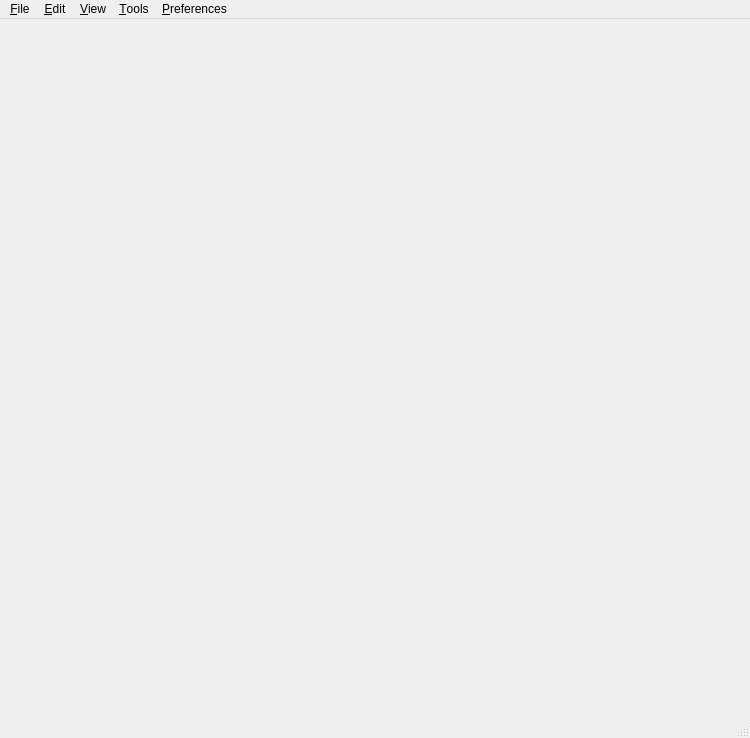
<?xml version="1.0" encoding="UTF-8"?>
<ui version="4.0">
 <class>MainWindow</class>
 <widget class="QMainWindow" name="MainWindow">
  <property name="enabled">
   <bool>true</bool>
  </property>
  <property name="geometry">
   <rect>
    <x>0</x>
    <y>0</y>
    <width>750</width>
    <height>738</height>
   </rect>
  </property>
  <property name="sizePolicy">
   <sizepolicy hsizetype="Preferred" vsizetype="Preferred">
    <horstretch>0</horstretch>
    <verstretch>0</verstretch>
   </sizepolicy>
  </property>
  <property name="minimumSize">
   <size>
    <width>0</width>
    <height>0</height>
   </size>
  </property>
  <property name="acceptDrops">
   <bool>true</bool>
  </property>
  <property name="windowTitle">
   <string>Script Canvas</string>
  </property>
  <property name="toolButtonStyle">
   <enum>Qt::ToolButtonIconOnly</enum>
  </property>
  <property name="documentMode">
   <bool>false</bool>
  </property>
  <property name="dockNestingEnabled">
   <bool>true</bool>
  </property>
  <property name="unifiedTitleAndToolBarOnMac">
   <bool>false</bool>
  </property>
  <widget class="QMenuBar" name="menubar">
   <property name="geometry">
    <rect>
     <x>0</x>
     <y>0</y>
     <width>750</width>
     <height>21</height>
    </rect>
   </property>
   <widget class="QMenu" name="menuFile">
    <property name="title">
     <string>&amp;File</string>
    </property>
    <addaction name="action_New_Script"/>
    <addaction name="action_Open"/>
    <addaction name="action_Save"/>
    <addaction name="action_Save_As"/>
    <addaction name="action_Close"/>
   </widget>
   <widget class="QMenu" name="menuEdit">
    <property name="title">
     <string>&amp;Edit</string>
    </property>
    <widget class="QMenu" name="menuRemove_Unused">
     <property name="title">
      <string>Remove Unused</string>
     </property>
     <addaction name="action_RemoveUnusedVariables"/>
     <addaction name="action_RemoveUnusedNodes"/>
     <addaction name="action_RemoveUnusedElements"/>
    </widget>
    <widget class="QMenu" name="menuAlign">
     <property name="title">
      <string>Align</string>
     </property>
     <addaction name="action_AlignTop"/>
     <addaction name="action_AlignBottom"/>
     <addaction name="action_AlignLeft"/>
     <addaction name="action_AlignRight"/>
    </widget>
    <widget class="QMenu" name="menuSelect">
     <property name="title">
      <string>Select</string>
     </property>
     <addaction name="action_SelectAll"/>
     <addaction name="action_SelectInputs"/>
     <addaction name="action_SelectOutputs"/>
     <addaction name="action_SelectConnected"/>
    </widget>
    <addaction name="action_Undo"/>
    <addaction name="action_Redo"/>
    <addaction name="separator"/>
    <addaction name="action_Cut"/>
    <addaction name="action_Copy"/>
    <addaction name="action_Paste"/>
    <addaction name="action_Duplicate"/>
    <addaction name="action_Delete"/>
    <addaction name="separator"/>
    <addaction name="action_Screenshot"/>
    <addaction name="separator"/>
    <addaction name="menuSelect"/>
    <addaction name="action_ClearSelection"/>
    <addaction name="separator"/>
    <addaction name="action_EnableSelection"/>
    <addaction name="action_DisableSelection"/>
    <addaction name="separator"/>
    <addaction name="menuAlign"/>
    <addaction name="separator"/>
    <addaction name="menuRemove_Unused"/>
   </widget>
   <widget class="QMenu" name="menuTools_2">
    <property name="title">
     <string>&amp;Tools</string>
    </property>
    <addaction name="action_ViewNodePalette"/>
    <addaction name="action_ViewProperties"/>
    <addaction name="action_ViewDebugger"/>
    <addaction name="action_ViewCommandLine"/>
	<addaction name="action_ViewGraphOutliner"/>
    <addaction name="action_ViewLog"/>
    <addaction name="action_ViewBookmarks"/>
    <addaction name="action_ViewMiniMap"/>
    <addaction name="action_ViewVariableManager"/>
    <addaction name="action_GraphValidation"/>
    <addaction name="action_Interpreter"/>
    <addaction name="action_Debugging"/>
    <addaction name="separator"/>
    <addaction name="action_UpgradeTool"/>
    <addaction name="action_ViewUnitTestManager"/>
    <addaction name="action_NodeStatistics"/>
    <addaction name="action_PresetsEditor"/>
    <addaction name="separator"/>
   </widget>
   <widget class="QMenu" name="menuSettings_2">
    <property name="title">
     <string>&amp;Preferences</string>
    </property>
    <addaction name="action_GlobalPreferences"/>
    <addaction name="action_GraphPreferences"/>
   </widget>
   <widget class="QMenu" name="menuView_2">
    <property name="title">
     <string>&amp;View</string>
    </property>
    <widget class="QMenu" name="menuGo_To">
     <property name="title">
      <string>Go To</string>
     </property>
     <addaction name="action_GotoStartOfChain"/>
     <addaction name="action_GotoEndOfChain"/>
    </widget>
    <addaction name="action_ZoomIn"/>
    <addaction name="action_ZoomOut"/>
    <addaction name="action_ZoomSelection"/>
    <addaction name="action_ShowEntireGraph"/>
    <addaction name="separator"/>
    <addaction name="menuGo_To"/>
    <addaction name="separator"/>
    <addaction name="action_ViewRestoreDefaultLayout"/>
   </widget>
   <addaction name="menuFile"/>
   <addaction name="menuEdit"/>
   <addaction name="menuView_2"/>
   <addaction name="menuTools_2"/>
   <addaction name="menuSettings_2"/>
  </widget>
  <widget class="QStatusBar" name="statusBar"/>
  <action name="action_New_Script">
   <property name="text">
    <string>&amp;New Script</string>
   </property>
  </action>
  <action name="action_New_Editor_Graph">
   <property name="text">
    <string>&amp;Editor Graph</string>
   </property>
  </action>
  <action name="action_Save">
   <property name="text">
    <string>&amp;Save</string>
   </property>
    <property name="enabled">
      <bool>false</bool>
    </property>
  </action>
  <action name="action_Save_As">
   <property name="text">
    <string>&amp;Save As...</string>
   </property>
    <property name="enabled">
      <bool>false</bool>
    </property>
  </action>
  <action name="action_Open">
   <property name="text">
    <string>&amp;Open</string>
   </property>
  </action>
  <action name="action_ViewLog">
   <property name="checkable">
    <bool>true</bool>
   </property>
   <property name="checked">
    <bool>false</bool>
   </property>
   <property name="icon">
    <iconset>
     <normaloff>:/ScriptCanvasEditorResources/Resources/scriptcanvas_log.png</normaloff>:/ScriptCanvasEditorResources/Resources/scriptcanvas_log.png</iconset>
   </property>
   <property name="text">
    <string>Log</string>
   </property>
   <property name="shortcut">
    <string>Ctrl+L</string>
   </property>
   <property name="autoRepeat">
    <bool>false</bool>
   </property>
   <property name="visible">
    <bool>false</bool>
   </property>
  </action>
  <action name="action_ViewCommandLine">
   <property name="checkable">
    <bool>true</bool>
   </property>
   <property name="checked">
    <bool>false</bool>
   </property>
   <property name="icon">
    <iconset resource="ScriptCanvasEditorResources.qrc">
     <normaloff>:/ScriptCanvasEditorResources/Resources/scriptcanvas_commandline.png</normaloff>:/ScriptCanvasEditorResources/Resources/scriptcanvas_commandline.png</iconset>
   </property>
    <property name="text">
    <string>Command Line (Experimental)</string>
   </property>
   <property name="shortcut">
    <string>Ctrl+P</string>
   </property>
   <property name="autoRepeat">
    <bool>false</bool>
   </property>
   <property name="visible">
    <bool>false</bool>
   </property>
  </action>
  <action name="action_ViewNodePalette">
   <property name="checkable">
    <bool>true</bool>
   </property>
   <property name="checked">
    <bool>true</bool>
   </property>
   <property name="text">
    <string>Node Palette</string>
   </property>
   <property name="shortcut">
    <string>Ctrl+Shift+L</string>
   </property>
   <property name="autoRepeat">
    <bool>false</bool>
   </property>
  </action>
  <action name="action_ViewOutline">
   <property name="checkable">
    <bool>true</bool>
   </property>
   <property name="checked">
    <bool>true</bool>
   </property>
   <property name="text">
    <string>&amp;Node Outliner</string>
   </property>
   <property name="shortcut">
    <string>Ctrl+Shift+O</string>
   </property>
   <property name="autoRepeat">
    <bool>false</bool>
   </property>
  </action>
  <action name="action_ViewDynamicEBusAssets">
   <property name="checkable">
    <bool>true</bool>
   </property>
   <property name="checked">
    <bool>true</bool>
   </property>
   <property name="text">
    <string>&amp;Dynamic EBus</string>
   </property>
   <property name="shortcut">
    <string>Ctrl+Shift+E</string>
   </property>
   <property name="autoRepeat">
    <bool>false</bool>
   </property>
  </action>
  <action name="action_ViewProperties">
   <property name="checkable">
    <bool>true</bool>
   </property>
   <property name="checked">
    <bool>true</bool>
   </property>
   <property name="text">
    <string>Node Inspector</string>
   </property>
   <property name="shortcut">
    <string>Ctrl+Shift+I</string>
   </property>
   <property name="autoRepeat">
    <bool>false</bool>
   </property>
  </action>
  <action name="action_ViewDebugger">
   <property name="checkable">
    <bool>true</bool>
   </property>
   <property name="checked">
    <bool>true</bool>
   </property>
   <property name="icon">
    <iconset resource="ScriptCanvasEditorResources.qrc">
     <normaloff>:/ScriptCanvasEditorResources/Resources/scriptcanvas_debugger_off.png</normaloff>
     <disabledoff>:/ScriptCanvasEditorResources/Resources/scriptcanvas_debugger.png</disabledoff>
     <disabledon>:/ScriptCanvasEditorResources/Resources/scriptcanvas_debugger_off.png</disabledon>:/ScriptCanvasEditorResources/Resources/scriptcanvas_debugger_off.png</iconset>
   </property>
   <property name="text">
    <string>&amp;Debugger</string>
   </property>
   <property name="shortcut">
    <string>Ctrl+Shift+D</string>
   </property>
   <property name="autoRepeat">
    <bool>false</bool>
   </property>
   <property name="visible">
    <bool>false</bool>
   </property>
  </action>
  <action name="action_ViewRestoreDefaultLayout">
   <property name="text">
    <string>Restore Default Layout</string>
   </property>
  </action>
  <action name="action_Close">
   <property name="text">
    <string>Close Graph</string>
   </property>
  </action>
  <action name="action_Undo">
   <property name="enabled">
    <bool>false</bool>
   </property>
   <property name="text">
    <string>Undo</string>
   </property>
   <property name="autoRepeat">
    <bool>false</bool>
   </property>
  </action>
  <action name="action_Redo">
   <property name="enabled">
    <bool>false</bool>
   </property>
   <property name="text">
    <string>Redo</string>
   </property>
   <property name="shortcut">
    <string>Ctrl+Shift+Z</string>
   </property>
   <property name="autoRepeat">
    <bool>false</bool>
   </property>
  </action>
  <action name="action_Cut">
   <property name="enabled">
    <bool>false</bool>
   </property>
   <property name="text">
    <string>Cut</string>
   </property>
   <property name="autoRepeat">
    <bool>false</bool>
   </property>
  </action>
  <action name="action_Copy">
   <property name="enabled">
    <bool>false</bool>
   </property>
   <property name="text">
    <string>Copy</string>
   </property>
   <property name="autoRepeat">
    <bool>false</bool>
   </property>
  </action>
  <action name="action_Paste">
   <property name="enabled">
    <bool>false</bool>
   </property>
   <property name="text">
    <string>Paste</string>
   </property>
   <property name="autoRepeat">
    <bool>false</bool>
   </property>
  </action>
  <action name="action_Duplicate">
   <property name="enabled">
    <bool>false</bool>
   </property>
   <property name="text">
    <string>Duplicate</string>
   </property>
   <property name="shortcut">
    <string>Ctrl+D</string>
   </property>
   <property name="shortcutContext">
    <enum>Qt::WidgetWithChildrenShortcut</enum>
   </property>
   <property name="autoRepeat">
    <bool>false</bool>
   </property>
  </action>
  <action name="action_Delete">
   <property name="enabled">
    <bool>false</bool>
   </property>
   <property name="text">
    <string>Delete</string>
   </property>
   <property name="shortcutContext">
    <enum>Qt::WidgetWithChildrenShortcut</enum>
   </property>
   <property name="autoRepeat">
    <bool>false</bool>
   </property>
  </action>
  <action name="action_GlobalPreferences">
   <property name="text">
    <string>Global Preferences</string>
   </property>
  </action>
  <action name="action_GraphPreferences">
   <property name="enabled">
    <bool>false</bool>
   </property>
   <property name="text">
    <string>Graph Preferences</string>
   </property>
  </action>

   <action name="action_ViewGraphOutliner">
     <property name="checkable">
       <bool>true</bool>
     </property>
     <property name="checked">
       <bool>true</bool>
     </property>
     <property name="text">
       <string>GraphOutliner</string>
     </property>
     <property name="shortcut">
       <string>Ctrl+F</string>
     </property>
     <property name="autoRepeat">
       <bool>false</bool>
     </property>
   </action>

  <action name="action_ViewBookmarks">
   <property name="checkable">
    <bool>true</bool>
   </property>
   <property name="checked">
    <bool>true</bool>
   </property>
   <property name="text">
    <string>Bookmarks</string>
   </property>
   <property name="shortcut">
    <string>Ctrl+Shift+B</string>
   </property>
   <property name="autoRepeat">
    <bool>false</bool>
   </property>
  </action>
  <action name="action_ViewMiniMap">
   <property name="checkable">
    <bool>true</bool>
   </property>
   <property name="checked">
    <bool>true</bool>
   </property>
   <property name="text">
    <string>&amp;MiniMap</string>
   </property>
   <property name="shortcut">
    <string>Ctrl+Shift+M</string>
   </property>
   <property name="autoRepeat">
    <bool>false</bool>
   </property>
  </action>
  <action name="action_ViewVariableManager">
   <property name="checkable">
    <bool>true</bool>
   </property>
   <property name="checked">
    <bool>true</bool>
   </property>
   <property name="text">
    <string>Variable Manager</string>
   </property>
   <property name="shortcut">
    <string>Ctrl+Shift+V</string>
   </property>
   <property name="autoRepeat">
    <bool>false</bool>
   </property>
  </action>
  <action name="action_ViewLogWindow">
   <property name="checkable">
    <bool>true</bool>
   </property>
   <property name="text">
    <string>&amp;Log</string>
   </property>
  </action>
  <action name="action_GraphValidation">
   <property name="checkable">
    <bool>true</bool>
   </property>
   <property name="checked">
    <bool>true</bool>
   </property>
   <property name="text">
    <string>Graph Validation</string>
   </property>
  </action>
  <action name="action_ViewUnitTestManager">
   <property name="checkable">
    <bool>false</bool>
   </property>
   <property name="checked">
    <bool>false</bool>
   </property>
   <property name="enabled">
    <bool>false</bool>
   </property>
   <property name="text">
    <string>Test Manager</string>
   </property>
   <property name="shortcut">
    <string>Ctrl+Shift+T</string>
   </property>
   <property name="autoRepeat">
    <bool>false</bool>
   </property>
  </action>
  <action name="action_Debugging">
   <property name="checkable">
    <bool>true</bool>
   </property>
   <property name="checked">
    <bool>false</bool>
   </property>
   <property name="text">
    <string>Debugging</string>
   </property>
  </action>
  <action name="action_NodeStatistics">
   <property name="text">
    <string>Statistics</string>
   </property>
  </action>
  <action name="action_RemoveUnusedNodes">
   <property name="enabled">
    <bool>false</bool>
   </property>
   <property name="text">
    <string>Nodes</string>
   </property>
   <property name="toolTip">
    <string>Removes all unused nodes from the active graph</string>
   </property>
  </action>
  <action name="action_RemoveUnusedVariables">
   <property name="enabled">
    <bool>false</bool>
   </property>
   <property name="text">
    <string>Variables</string>
   </property>
   <property name="toolTip">
    <string>Removes all unused variables from the active graph</string>
   </property>
  </action>
  <action name="action_RemoveUnusedElements">
   <property name="enabled">
    <bool>false</bool>
   </property>
   <property name="text">
    <string>All</string>
   </property>
   <property name="toolTip">
    <string>Removes all unused elements from the active graph</string>
   </property>
  </action>
  <action name="action_PresetsEditor">
   <property name="text">
    <string>Presets Editor</string>
   </property>
  </action>
  <action name="action_UpgradeTool">
   <property name="text">
    <string>Upgrade Graphs</string>
   </property>
   <property name="toolTip">
    <string>Utility tool to upgrade the active project's Script Canvas graphs.</string>
   </property>
  </action>
  <action name="action_GraphRecreator">
   <property name="text">
    <string>Graph Recreator</string>
   </property>
   <property name="toolTip">
    <string>Will recreate the specified directory of graphs in a new target location.</string>
   </property>
  </action>
  <action name="action_Screenshot">
   <property name="text">
    <string>Screenshot</string>
   </property>
   <property name="toolTip">
    <string>Takes a picture of the current selection in the active graph, or the entire graph if there is no selection.</string>
   </property>
   <property name="shortcut">
    <string>Ctrl+Shift+P</string>
   </property>
   <property name="autoRepeat">
    <bool>false</bool>
   </property>
  </action>
  <action name="action_SelectInputs">
   <property name="text">
    <string>Inputs</string>
   </property>
   <property name="toolTip">
    <string>Selects all of the nodes that are connected to the current selection via input connections</string>
   </property>
   <property name="shortcut">
    <string>Ctrl+Left</string>
   </property>
  </action>
  <action name="action_SelectOutputs">
   <property name="text">
    <string>Outputs</string>
   </property>
   <property name="shortcut">
    <string>Ctrl+Right</string>
   </property>
  </action>
  <action name="action_SelectConnected">
   <property name="text">
    <string>Connected</string>
   </property>
   <property name="shortcut">
    <string>Ctrl+Up</string>
   </property>
  </action>
  <action name="action_ShowEntireGraph">
   <property name="text">
    <string>Show Entire Graph</string>
   </property>
   <property name="shortcut">
    <string>Ctrl+Shift+Down</string>
   </property>
  </action>
  <action name="action_ZoomIn">
   <property name="text">
    <string>Zoom In</string>
   </property>
   <property name="shortcut">
    <string>Ctrl++</string>
   </property>
  </action>
  <action name="action_ZoomOut">
   <property name="text">
    <string>Zoom Out</string>
   </property>
   <property name="shortcut">
    <string>Ctrl+-</string>
   </property>
  </action>
  <action name="action_AlignLeft">
   <property name="text">
    <string>Align Left</string>
   </property>
   <property name="shortcut">
    <string>Shift+Left</string>
   </property>
    <property name="enabled">
      <bool>false</bool>
    </property>
  </action>
  <action name="action_AlignRight">
   <property name="text">
    <string>Align Right</string>
   </property>
   <property name="shortcut">
    <string>Shift+Right</string>
   </property>
    <property name="enabled">
      <bool>false</bool>
    </property>
  </action>
  <action name="action_AlignTop">
   <property name="text">
    <string>Align Top</string>
   </property>
   <property name="shortcut">
    <string>Shift+Up</string>
   </property>
    <property name="enabled">
      <bool>false</bool>
    </property>
  </action>
  <action name="action_AlignBottom">
   <property name="text">
    <string>Align Bottom</string>
   </property>
   <property name="shortcut">
    <string>Shift+Down</string>
   </property>
    <property name="enabled">
      <bool>false</bool>
    </property>
  </action>
  <action name="action_SelectAll">
   <property name="text">
    <string>All</string>
   </property>
   <property name="toolTip">
    <string>Select All of the Nodes in the currently active graph</string>
   </property>
   <property name="shortcut">
    <string>Ctrl+A</string>
   </property>
  </action>
  <action name="actionNone">
   <property name="text">
    <string>None</string>
   </property>
  </action>
  <action name="action_ClearSelection">
   <property name="text">
    <string>Clear Selection</string>
   </property>
   <property name="shortcut">
    <string>Esc</string>
   </property>
    <property name="enabled">
      <bool>false</bool>
    </property>
  </action>
  <action name="action_GotoStartOfChain">
   <property name="text">
    <string>Start of Chain</string>
   </property>
   <property name="shortcut">
    <string>Ctrl+Shift+Left</string>
   </property>
    <property name="enabled">
      <bool>false</bool>
    </property>
  </action>
  <action name="action_GotoEndOfChain">
   <property name="text">
    <string>End of Chain</string>
   </property>
   <property name="shortcut">
    <string>Ctrl+Shift+Right</string>
   </property>
    <property name="enabled">
      <bool>false</bool>
    </property>
  </action>
  <action name="actionZoom_To">
   <property name="text">
    <string>Zoom Selection</string>
   </property>
  </action>
  <action name="action_ZoomSelection">
   <property name="text">
    <string>Show Selection</string>
   </property>
   <property name="shortcut">
    <string>Ctrl+Shift+Up</string>
   </property>
    <property name="enabled">
      <bool>false</bool>
    </property>
  </action>
  <action name="action_EnableSelection">
   <property name="text">
    <string>Enable Selection</string>
   </property>
   <property name="shortcut">
    <string>Ctrl+K, Ctrl+U</string>
   </property>
    <property name="enabled">
      <bool>false</bool>
    </property>
  </action>
  <action name="action_DisableSelection">
   <property name="text">
    <string>Disable Selection</string>
   </property>
   <property name="shortcut">
    <string>Ctrl+K, Ctrl+C</string>
   </property>
    <property name="enabled">
      <bool>false</bool>
    </property>
  </action>
  <action name="actionEditor_Graph">
   <property name="text">
    <string>Editor Graph</string>
   </property>
  </action>
  <action name="action_Interpreter">
   <property name="text">
    <string>Interpreter</string>
   </property>
  </action>
  <action name="actionOpen_Script_Event">
   <property name="text">
    <string>&amp;Open ...</string>
   </property>
  </action>
  <addaction name="action_ViewNodePalette"/>
  <addaction name="action_ViewOutline"/>
  <addaction name="action_ViewDynamicEBusAssets"/>
  <addaction name="action_ViewProperties"/>
  <addaction name="action_ViewDebugger"/>
  <addaction name="action_ViewCommandLine"/>
  <addaction name="action_ViewRestoreDefaultLayout"/>
 </widget>
 <resources>
  <include location="ScriptCanvasEditorResources.qrc"/>
  <include location="../../../../../../Editor/Tools/Source/GraphCanvas/Widgets/Resources/GraphCanvasEditorResources.qrc"/>
 </resources>
 <connections/>
</ui>
